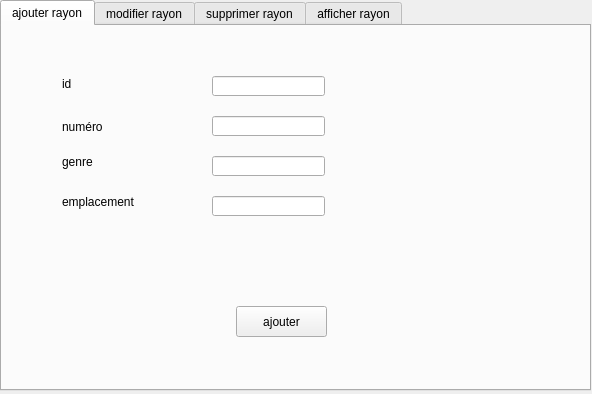
<?xml version="1.0" encoding="UTF-8"?>
<ui version="4.0">
 <class>rayon</class>
 <widget class="QWidget" name="rayon">
  <property name="geometry">
   <rect>
    <x>0</x>
    <y>0</y>
    <width>592</width>
    <height>394</height>
   </rect>
  </property>
  <property name="windowTitle">
   <string>Form</string>
  </property>
  <widget class="QTabWidget" name="tabWidget">
   <property name="geometry">
    <rect>
     <x>0</x>
     <y>0</y>
     <width>591</width>
     <height>391</height>
    </rect>
   </property>
   <property name="currentIndex">
    <number>0</number>
   </property>
   <widget class="QWidget" name="tab">
    <attribute name="title">
     <string>ajouter rayon</string>
    </attribute>
    <widget class="QPushButton" name="pushButton">
     <property name="geometry">
      <rect>
       <x>234</x>
       <y>280</y>
       <width>91</width>
       <height>31</height>
      </rect>
     </property>
     <property name="styleSheet">
      <string notr="true">font: 14pt &quot;MS Shell Dlg 2&quot;;
</string>
     </property>
     <property name="text">
      <string>ajouter</string>
     </property>
    </widget>
    <widget class="QLabel" name="label">
     <property name="geometry">
      <rect>
       <x>60</x>
       <y>50</y>
       <width>47</width>
       <height>16</height>
      </rect>
     </property>
     <property name="styleSheet">
      <string notr="true">font: 14pt &quot;MS Shell Dlg 2&quot;;</string>
     </property>
     <property name="text">
      <string>id</string>
     </property>
    </widget>
    <widget class="QLabel" name="label_2">
     <property name="geometry">
      <rect>
       <x>60</x>
       <y>90</y>
       <width>71</width>
       <height>21</height>
      </rect>
     </property>
     <property name="styleSheet">
      <string notr="true">font: 14pt &quot;MS Shell Dlg 2&quot;;</string>
     </property>
     <property name="text">
      <string>numéro</string>
     </property>
    </widget>
    <widget class="QLabel" name="label_3">
     <property name="geometry">
      <rect>
       <x>60</x>
       <y>120</y>
       <width>61</width>
       <height>31</height>
      </rect>
     </property>
     <property name="styleSheet">
      <string notr="true">font: 14pt &quot;MS Shell Dlg 2&quot;;</string>
     </property>
     <property name="text">
      <string>genre</string>
     </property>
    </widget>
    <widget class="QLineEdit" name="lineEdit">
     <property name="geometry">
      <rect>
       <x>210</x>
       <y>50</y>
       <width>113</width>
       <height>20</height>
      </rect>
     </property>
    </widget>
    <widget class="QLineEdit" name="lineEdit_2">
     <property name="geometry">
      <rect>
       <x>210</x>
       <y>90</y>
       <width>113</width>
       <height>20</height>
      </rect>
     </property>
    </widget>
    <widget class="QLineEdit" name="lineEdit_3">
     <property name="geometry">
      <rect>
       <x>210</x>
       <y>130</y>
       <width>113</width>
       <height>20</height>
      </rect>
     </property>
    </widget>
    <widget class="QLabel" name="label_7">
     <property name="geometry">
      <rect>
       <x>60</x>
       <y>160</y>
       <width>121</width>
       <height>31</height>
      </rect>
     </property>
     <property name="styleSheet">
      <string notr="true">font: 14pt &quot;MS Shell Dlg 2&quot;;</string>
     </property>
     <property name="text">
      <string>emplacement</string>
     </property>
    </widget>
    <widget class="QLineEdit" name="lineEdit_7">
     <property name="geometry">
      <rect>
       <x>210</x>
       <y>170</y>
       <width>113</width>
       <height>20</height>
      </rect>
     </property>
    </widget>
   </widget>
   <widget class="QWidget" name="tab_3">
    <attribute name="title">
     <string>modifier rayon</string>
    </attribute>
    <widget class="QLabel" name="label_4">
     <property name="geometry">
      <rect>
       <x>70</x>
       <y>90</y>
       <width>47</width>
       <height>16</height>
      </rect>
     </property>
     <property name="styleSheet">
      <string notr="true">font: 14pt &quot;MS Shell Dlg 2&quot;;</string>
     </property>
     <property name="text">
      <string>id</string>
     </property>
    </widget>
    <widget class="QLineEdit" name="lineEdit_4">
     <property name="geometry">
      <rect>
       <x>150</x>
       <y>90</y>
       <width>113</width>
       <height>20</height>
      </rect>
     </property>
    </widget>
    <widget class="QPushButton" name="pushButton_2">
     <property name="geometry">
      <rect>
       <x>250</x>
       <y>280</y>
       <width>75</width>
       <height>31</height>
      </rect>
     </property>
     <property name="styleSheet">
      <string notr="true">font: 14pt &quot;MS Shell Dlg 2&quot;;</string>
     </property>
     <property name="text">
      <string>modifier</string>
     </property>
    </widget>
   </widget>
   <widget class="QWidget" name="tab_2">
    <attribute name="title">
     <string>supprimer rayon</string>
    </attribute>
    <widget class="QLabel" name="label_5">
     <property name="geometry">
      <rect>
       <x>60</x>
       <y>120</y>
       <width>47</width>
       <height>16</height>
      </rect>
     </property>
     <property name="styleSheet">
      <string notr="true">font: 14pt &quot;MS Shell Dlg 2&quot;;</string>
     </property>
     <property name="text">
      <string>id</string>
     </property>
    </widget>
    <widget class="QLineEdit" name="lineEdit_5">
     <property name="geometry">
      <rect>
       <x>120</x>
       <y>120</y>
       <width>113</width>
       <height>20</height>
      </rect>
     </property>
    </widget>
    <widget class="QPushButton" name="pushButton_3">
     <property name="geometry">
      <rect>
       <x>250</x>
       <y>270</y>
       <width>101</width>
       <height>31</height>
      </rect>
     </property>
     <property name="styleSheet">
      <string notr="true">font: 14pt &quot;MS Shell Dlg 2&quot;;</string>
     </property>
     <property name="text">
      <string>supprimer</string>
     </property>
    </widget>
   </widget>
   <widget class="QWidget" name="tab_4">
    <attribute name="title">
     <string>afficher rayon</string>
    </attribute>
    <widget class="QLabel" name="label_6">
     <property name="geometry">
      <rect>
       <x>60</x>
       <y>120</y>
       <width>47</width>
       <height>16</height>
      </rect>
     </property>
     <property name="styleSheet">
      <string notr="true">font: 14pt &quot;MS Shell Dlg 2&quot;;</string>
     </property>
     <property name="text">
      <string>id</string>
     </property>
    </widget>
    <widget class="QLineEdit" name="lineEdit_6">
     <property name="geometry">
      <rect>
       <x>120</x>
       <y>120</y>
       <width>113</width>
       <height>20</height>
      </rect>
     </property>
    </widget>
    <widget class="QPushButton" name="pushButton_4">
     <property name="geometry">
      <rect>
       <x>260</x>
       <y>270</y>
       <width>75</width>
       <height>31</height>
      </rect>
     </property>
     <property name="styleSheet">
      <string notr="true">font: 14pt &quot;MS Shell Dlg 2&quot;;</string>
     </property>
     <property name="text">
      <string>afficher</string>
     </property>
    </widget>
   </widget>
  </widget>
 </widget>
 <resources/>
 <connections/>
</ui>
